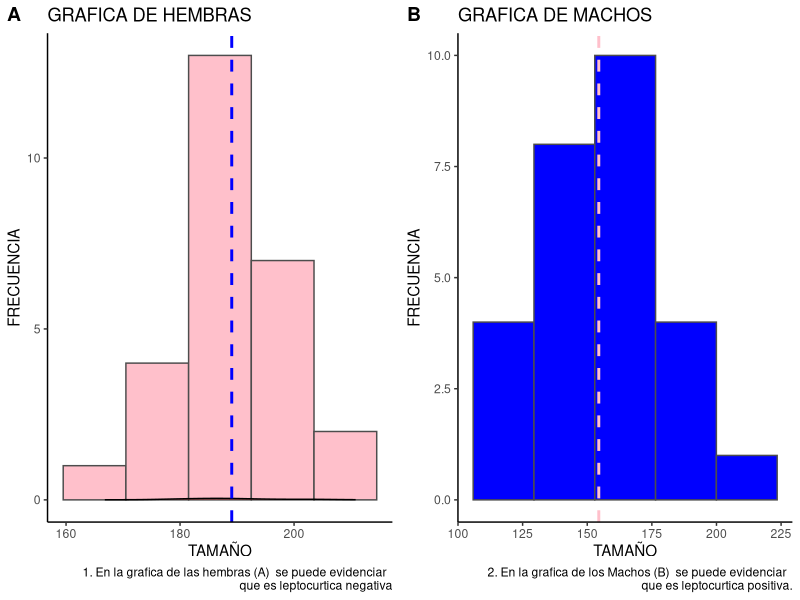
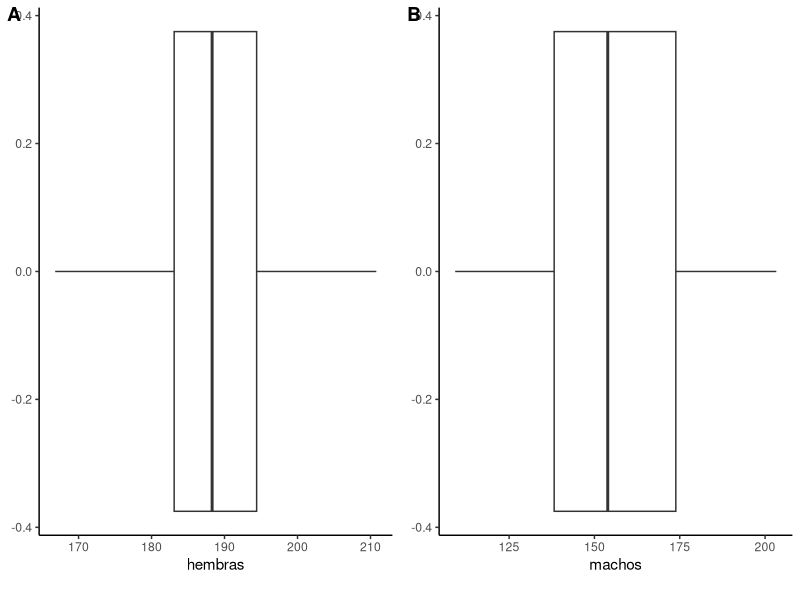
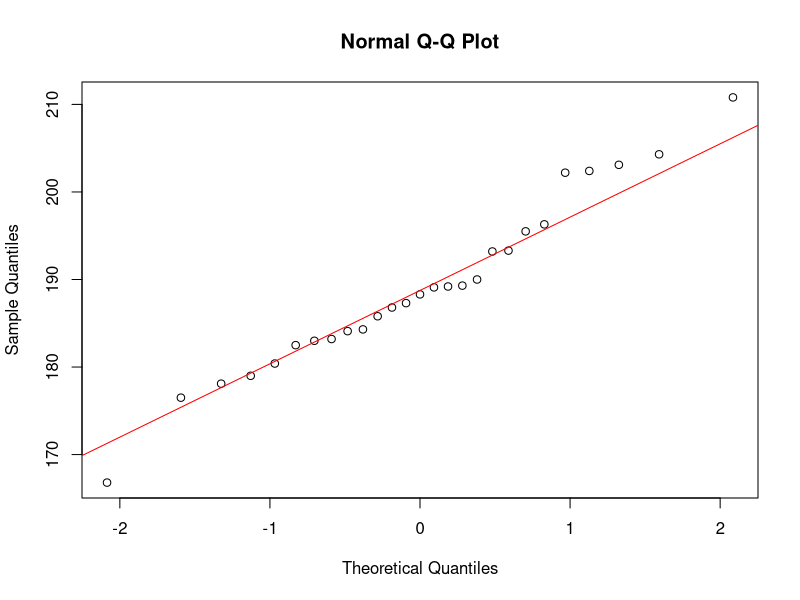
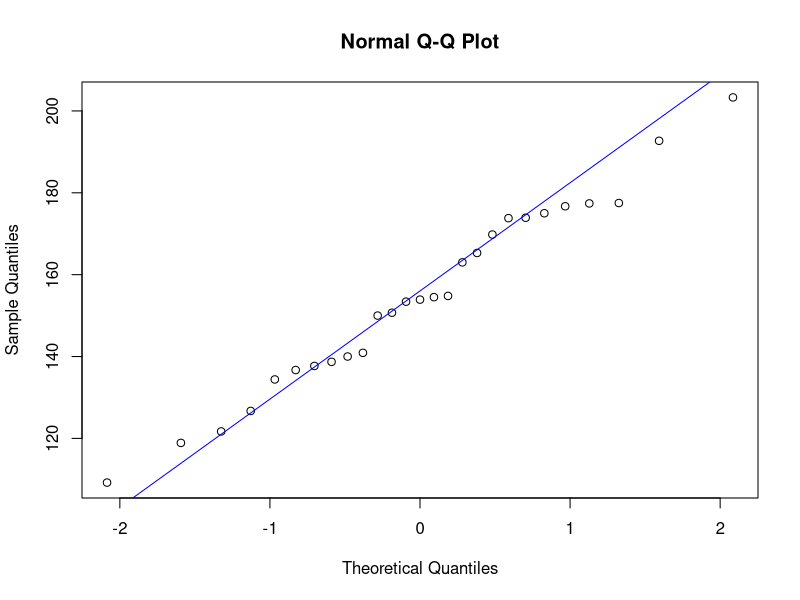
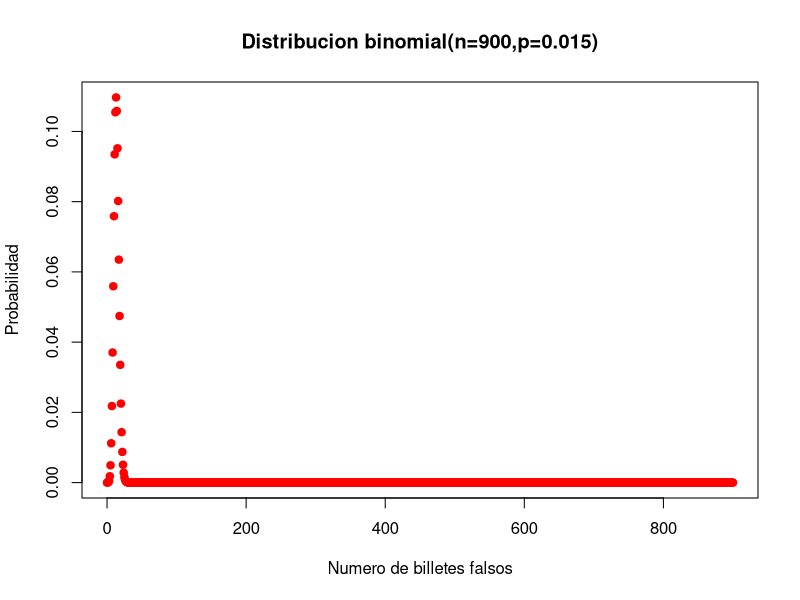
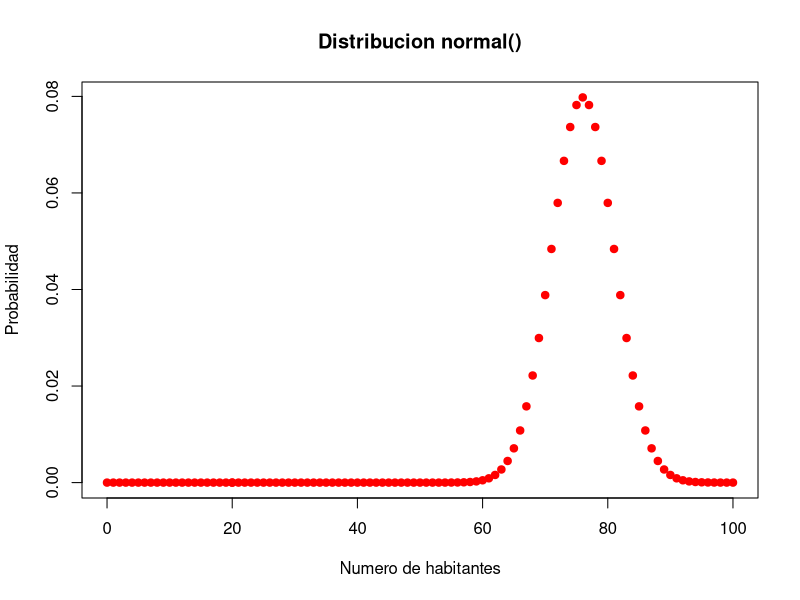

The R source for these figures, in order:
## ---- chunk 1



library(cowplot)
library(ggplot2)

# Se crean los veectores con sus respectivos tamaños.
hembras<-c(183.2,184.1,183.0,204.3,176.5,179.0,188.3,186.8,202.2,
           182.5,190.0,178.1,193.2,180.4,184.3,189.2,189.1,203.1,
           166.8,196.3,193.3,187.3,185.8,189.3,195.5,202.4,210.8)


machos<-c(140.9,121.7,173.8,154.5,109.2,150.7,203.3,163.0,137.7,
          173.9,177.4,154.8,177.5,153.4,138.7,136.7,165.3,126.7,
          118.9,140.0,192.7,134.4,175.0,169.8,153.9,176.7,150.0)



# se crea una matriz tanto con las hembras y los machos, se le da la propiedad de frame a la 
# matriz, para poder processarla con ggplot.
 



langostinos<- matrix(c(hembras, machos), nrow=27,ncol=2)
colnames(langostinos)<-c('hembras','machos')
langostinos=data.frame(value = langostinos)


# se grafican los dos histogramas.

 

grafico1<-ggplot(data=langostinos, aes (x = hembras))+
  geom_histogram(bins =5,col= "gray30", fill="pink")+
  geom_density(alpha=.2, fill="red")+
  theme_classic()+
  geom_vline ( aes (xintercept= mean(hembras) ), color="blue",linetype="dashed", size=1)+
  labs(title = "GRAFICA DE HEMBRAS", x = "TAMAÑO", y="FRECUENCIA",caption = "1. En la grafica de las hembras (A)  se puede evidenciar  \n que es leptocurtica negativa")

grafico2<-ggplot(data=langostinos, aes (x = machos))+
  geom_histogram(bins =5, col= "gray30", fill="blue")+
  theme_classic()+
    geom_vline ( aes (xintercept= mean(machos) ), color="pink",linetype="dashed", size=1)+
  labs(title = "GRAFICA DE MACHOS", x = "TAMAÑO", y="FRECUENCIA",caption = "2. En la grafica de los Machos (B)  se puede evidenciar  \n que es leptocurtica positiva.")

plot_grid(grafico1,grafico2, labels = "AUTO")


## ---- chunk 2
mean(hembras)
mean(machos)
sd(hembras)
sd(machos)
## ---- chunk 3
#t.test(machos, hembras,
     #  paired=FALSE, var.equal=FALSE,
     #  conf.level = 0.97)$conf.int

t.test(hembras, conf.level=0.97)$conf.int

t.test(machos, conf.level=0.97)$conf.int

## ---- chunk 4

plotH<-ggplot(data=langostinos, aes (x = hembras))+
  geom_boxplot()+
  theme_classic()+
  labs( caption = " ")
  


plotM<-ggplot(data=langostinos, aes (x = machos))+
  geom_boxplot()+
  theme_classic()+
  labs( caption = " ")

plot_grid(plotH,plotM, labels = "AUTO")

## ---- chunk 5


ks.test(hembras,0.5,alternative = "two.side")
qqnorm(hembras)
qqline(hembras,col="red")

#ks.test(hembras,"pnorm",mean(hembras),sd(hembras))

## ---- chunk 6
ks.test(machos,0.5)
qqnorm(machos)
qqline(machos,col="blue")
## ---- chunk 7
#a.  lo sumo 25 billetes sean falsos
#p(x<=25) = p(x<26)
pbinom(25,900,0.015)

## ---- chunk 8
#b. la cantidad de billetes falsos entre 20 y 30
#p(20<x30)
pbinom(30,900,0.015)-pbinom(20,900,0.015)
## ---- chunk 9
#c. Mas de 10 sean falsos
#p(x>10) = 1-P(x<=10)
1-pbinom(10,900,0.015)
## ---- chunk 10

#x<-c(0:900)
#y<-dbinom(x,900,0.015)
#plot(x,y)

plot (0:900,dbinom(0:900,900,0.015),main ="Distribucion binomial(n=900,p=0.015)",
      xlab = "Numero de billetes falsos" , ylab= "Probabilidad",col="red", pch=19)
## ---- chunk 11


#p(x>92) = 1-p(x<=92)
1-pnorm(92,76,5)

## ---- chunk 12
#p(x<55)  
pnorm(55,76,5)
# p(x>75) = 1-p(x<=75)
1-pnorm(75,76,5)

pnorm(55,76,5)+1-pnorm(75,76,5)
## ---- chunk 13
x<-c(0:100,20)
y<-dnorm(x,76,5)
plot(x,y,main ="Distribucion normal()",xlab="Numero de habitantes", ylab="Probabilidad", col="red", pch=19)



#lot (0:4,dbinom(0:4,4,1/3),main ="Distribucion binomial(n=4,p=1/3)",
# xlab = "Numero de exitos,Numero de jueces" , ylab= "Probabilidad",col="red", pch=15)
